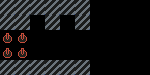

A level layout from a 2D game, rendered from its tile map. Below: a short description, then the map file with its tile-grid data intact:
An orthogonal 10x5 tile map with 15x15 px tiles, 1 tile layer (Layer).

<map version="1.2" tiledversion="1.2.4" orientation="orthogonal" renderorder="right-down" width="10" height="5" tilewidth="15" tileheight="15" infinite="0" nextlayerid="21" nextobjectid="16">
 <tileset firstgid="1" source="tileset.tsx" />
 <layer id="20" name="Layer" width="10" height="5">
  <data encoding="csv">
22,22,22,22,22,22,0,0,0,0,
22,22,0,22,0,22,0,0,0,0,
12,12,0,0,0,0,0,0,0,0,
12,12,0,0,0,0,0,0,0,0,
22,22,22,22,22,22,0,0,0,0
</data>
 </layer>
 <objectgroup id="15" name="Point" />
</map>
